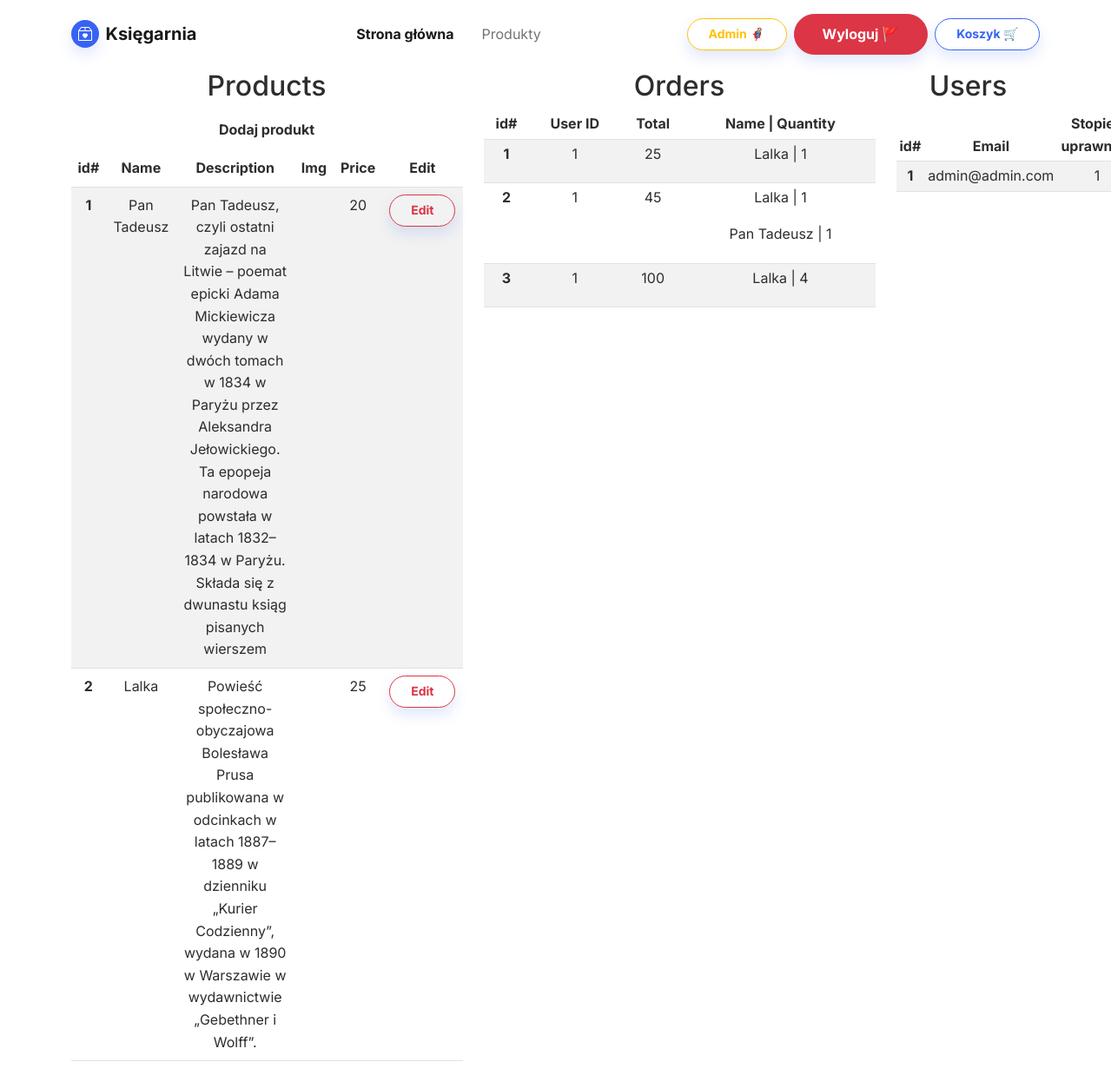
The page /admin_page.php (signed in) on the database its author committed.
### tables this page shows
CREATE TABLE `products` (
  `id` int(11) NOT NULL,
  `name` varchar(100) NOT NULL,
  `description` varchar(250) NOT NULL,
  `img` varchar(100) NOT NULL,
  `price` int(11) NOT NULL
);

CREATE TABLE `orders` (
  `id` int(11) NOT NULL,
  `idUser` int(11) NOT NULL,
  `total` int(11) NOT NULL,
  `orderDate` date NOT NULL
);

CREATE TABLE `orderdetail` (
  `id` int(11) NOT NULL,
  `idOrder` int(11) NOT NULL,
  `idProduct` int(11) NOT NULL,
  `quantity` int(11) NOT NULL
);

CREATE TABLE `users` (
  `id` int(11) NOT NULL,
  `email` varchar(70) NOT NULL,
  `password` text NOT NULL,
  `permissions` int(11) NOT NULL DEFAULT 0
);

### admin_page.php (the view, shortened to what this page needs)
<!DOCTYPE html>
<html lang="en">
<head>
    <link rel="stylesheet" href="assets/bootstrap/css/bootstrap.min.css">
</head>
<body>
    <?php require_once 'navbar.php'; ?>
    <div class="container text-center">
        <div class="row">
            <div class="col col-md-5">
                <h2>Products</h2>
                <table class="table table-striped table-hover">
                    <thead>
                        <tr>
                            <th scope="col">id#</th>
                            <th scope="col">Name</th>
                            <th scope="col">Description</th>
                            <th scope="col">Img</th>
                            <th scope="col">Price</th>
                            <th scope="col">Edit</th>
                        </tr>
                    </thead>
                    <tbody>
                        <?php
                        require_once "database_connect.php";
                        function getProducts($connection)
                        {
                            $products = array();
                            $sql = "SELECT * FROM products";
                            $result = $connection->query($sql);
                            if ($result->num_rows > 0) {
                                while ($row = $result->fetch_assoc()) {
                                    $products[] = $row;
                                }
                            }
                            return $products;
                        }
                        foreach (getProducts($connection) as $product) {
                            echo
                            '<tr>
                                <th scope="row">' . $product['id'] . '</th>
                                    <td>' . $product['name'] . '</td>
                                    <td>' . $product['description'] . '</td>
                                    <td>' . $product['img'] . '</td>
                                    <td>' . $product['price'] . '</td>
                                    <td><a class="btn btn-outline-danger shadow btn-sm" role="button" href="edit_product.php?id=' . $product['id'] . '">Edit</a>
                                </tr>';
                        }
                        ?>
                        <tr><a class="btn" href="add_product.php">Dodaj produkt</a></tr>
                    </tbody>
                </table>
            </div>
            <div class="col col-md-5">
                <h2>Orders</h2>
                <table class="table table-striped table-hover table-sm">
                    <thead>
                        <tr>
                            <th scope="col">id#</th>
                            <th scope="col">User ID</th>
                            <th scope="col">Total</th>
                            <th scope="col">Name | Quantity</th>
                        </tr>
                    </thead>
                    <tbody>
                        <?php
                        require_once "database_connect.php";
                        function getOrders($connection)
                        {
                            $orders = array();
                            $sql = "SELECT * FROM orders";
                            $result = $connection->query($sql);
                            if ($result->num_rows > 0) {
                                while ($row = $result->fetch_assoc()) {
                                    $orders[] = $row;
                                }
                            }
                            return $orders;
                        }
                        function getOrdersDetail($connection)
                        {
                            $ordersD = array();
                            $sql = "SELECT products.name AS productName, orderdetail.quantity AS quantity, orderdetail.idOrder FROM `products`, `orderdetail` WHERE products.id=orderdetail.idProduct";
                            $result = $connection->query($sql);
                            if ($result->num_rows > 0) {
                                while ($row = $result->fetch_assoc()) {
                                    $ordersD[] = $row;
                                }
                            }
                            return $ordersD;
                        }
                        foreach (getOrders($connection) as $order) {
                            echo '
                            <tr>
                                <th scope="row">' . $order['id'] . '</th>
                                <td>' . $order['idUser'] . '</td>
                                <td>' . $order['total'] . '</td>
                                <td>';
                            foreach (getOrdersDetail($connection) as $orderD) {
                                if ($order['id'] == $orderD['idOrder']) {
                                    echo '
                                    <p>' . $orderD['productName'] . ' | ' . $orderD['quantity'] . '</p>';
                                }
                            }
                            echo '
                                </td>
                            </tr>';
                        }
                        ?>
                    </tbody>
                </table>
            </div>
            <div class="col col-md-2">
                <h2>Users</h2>
                <table class="table table-striped table-hover table-sm">
                    <thead>
                        <tr>
                            <th scope="col">id#</th>
                            <th scope="col">Email</th>
                            <th scope="col">Stopień uprawnień</th>
                        </tr>
                    </thead>
                    <tbody>
                        <?php
                        require_once "database_connect.php";
                        function getUsers($connection)
                        {
                            $products = array();
                            $sql = "SELECT * FROM users";
                            $result = $connection->query($sql);
                            if ($result->num_rows > 0) {
                                while ($row = $result->fetch_assoc()) {
                                    $products[] = $row;
                                }
                            }
                            return $products;
                        }
                        foreach (getUsers($connection) as $user) {
                            echo
                            '<tr>
                                    <th scope="row">' . $user['id'] . '</th>
                                    <td>' . $user['email'] . '</td>
                                    <td>' . $user['permissions'] . '</td>
                                </tr>';
                        }
                        ?>
                    </tbody>
                </table>
            </div>
        </div>
    </div>
</body>
</html>

### navbar.php (shortened to what this page needs)
<nav class="navbar navbar-light navbar-expand-md sticky-top navbar-shrink py-3" id="mainNav">
    <div class="container"><a class="navbar-brand d-flex align-items-center" href="index.php"><span class="bs-icon-sm bs-icon-circle bs-icon-primary shadow d-flex justify-content-center align-items-center me-2 bs-icon">
                </span><span>Księgarnia</span></a>
        <div class="collapse navbar-collapse" id="navcol-1">
            <ul class="navbar-nav mx-auto">
                <li class="nav-item"><a class="nav-link active" href="index.php">Strona główna</a></li>
                <li class="nav-item"><a class="nav-link" href="products_page.php">Produkty</a></li>
            </ul>
            <?php
            if (isset($_SESSION['permissions']) && $_SESSION['permissions'] == 1) {
                echo '<a class="btn btn-outline-warning shadow me-2 btn-sm" role="button" href="admin_page.php">Admin 🦸‍♂️</a>';
            }
            if (isset($_SESSION['logged_flag']) && $_SESSION['logged_flag'] == true) {
                echo '<a class="btn btn-danger shadow" role="button" href="logout_script.php">Wyloguj 🚩</a>';
                echo '<a class="btn btn-outline-primary shadow ms-2 btn-sm" role="button" href="cart_page.php">Koszyk 🛒</a>';
            } else {
                echo '<a class="btn btn-primary shadow" role="button" href="login_page.php">Zaloguj się</a>';
            }
            ?>
        </div>
    </div>
</nav>

### rows shown on the page
products: id "1", name "Pan Tadeusz", description "Pan Tadeusz, czyli ostatni zajazd na Litwie – poemat epicki Adama Mickiewicza wydany w dwóch tomach w 1834 w Paryżu przez Aleksandra Jełowickiego. Ta epopeja narodowa powstała w latach 1832–1834 w Paryżu. Składa się z dwunastu ksiąg pisanych wierszem", price "20"
products: id "2", name "Lalka", description "Powieść społeczno-obyczajowa Bolesława Prusa publikowana w odcinkach w latach 1887–1889 w dzienniku „Kurier Codzienny”, wydana w 1890 w Warszawie w wydawnictwie „Gebethner i Wolff”.", price "25"
orders: id "1", idUser "1", total "25"
orderdetail: idProduct.name "Lalka", quantity "1"
orders: id "2", idUser "1", total "45"
orderdetail: idProduct.name "Lalka", quantity "1"
orderdetail: idProduct.name "Pan Tadeusz", quantity "1"
orders: id "3", idUser "1", total "100"
orderdetail: idProduct.name "Lalka", quantity "4"
users: id "1", email "admin@admin.com", permissions "1"
